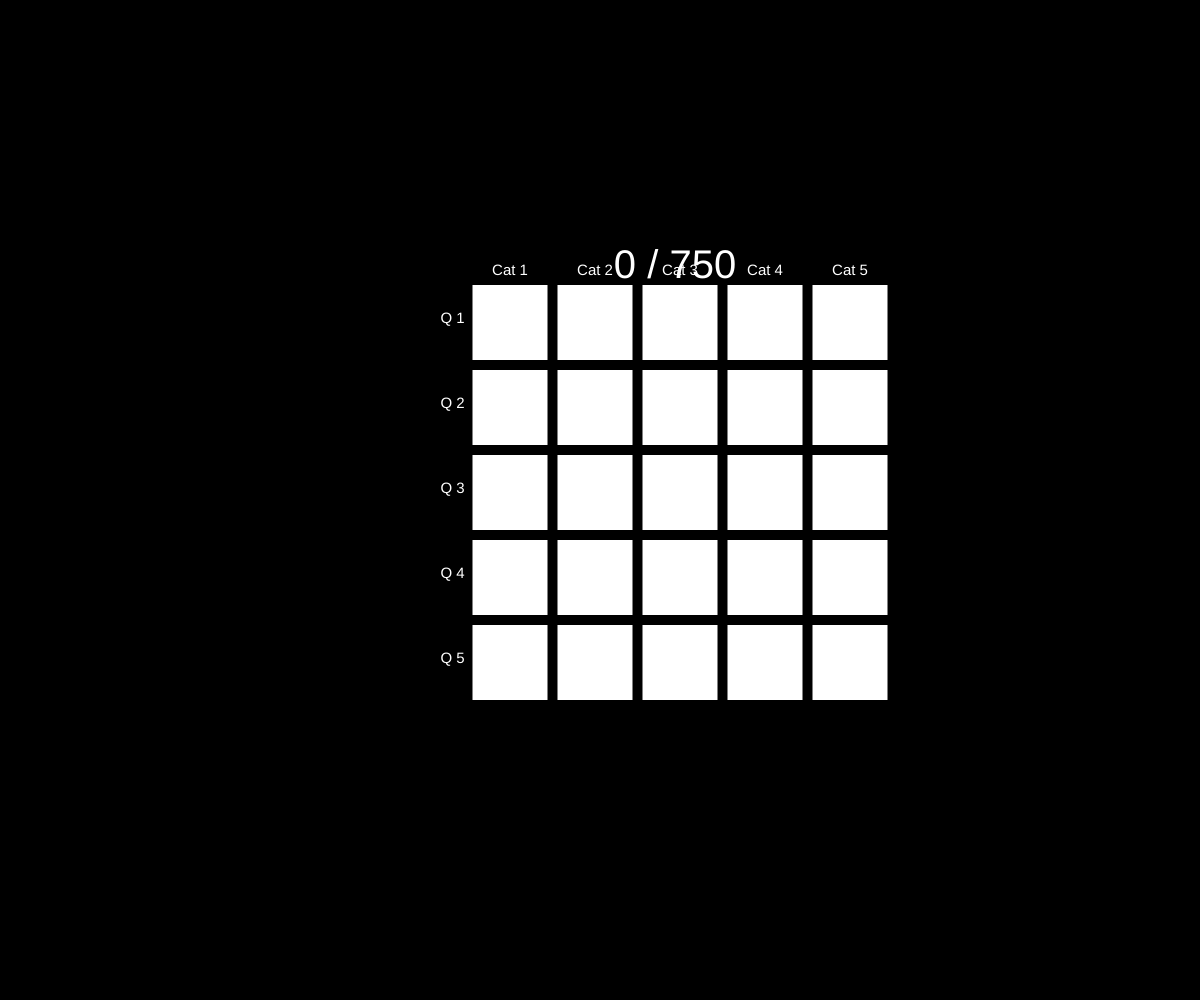
Frame 1 (no input)
Frame 60 (no input): identical to frame 1, image omitted
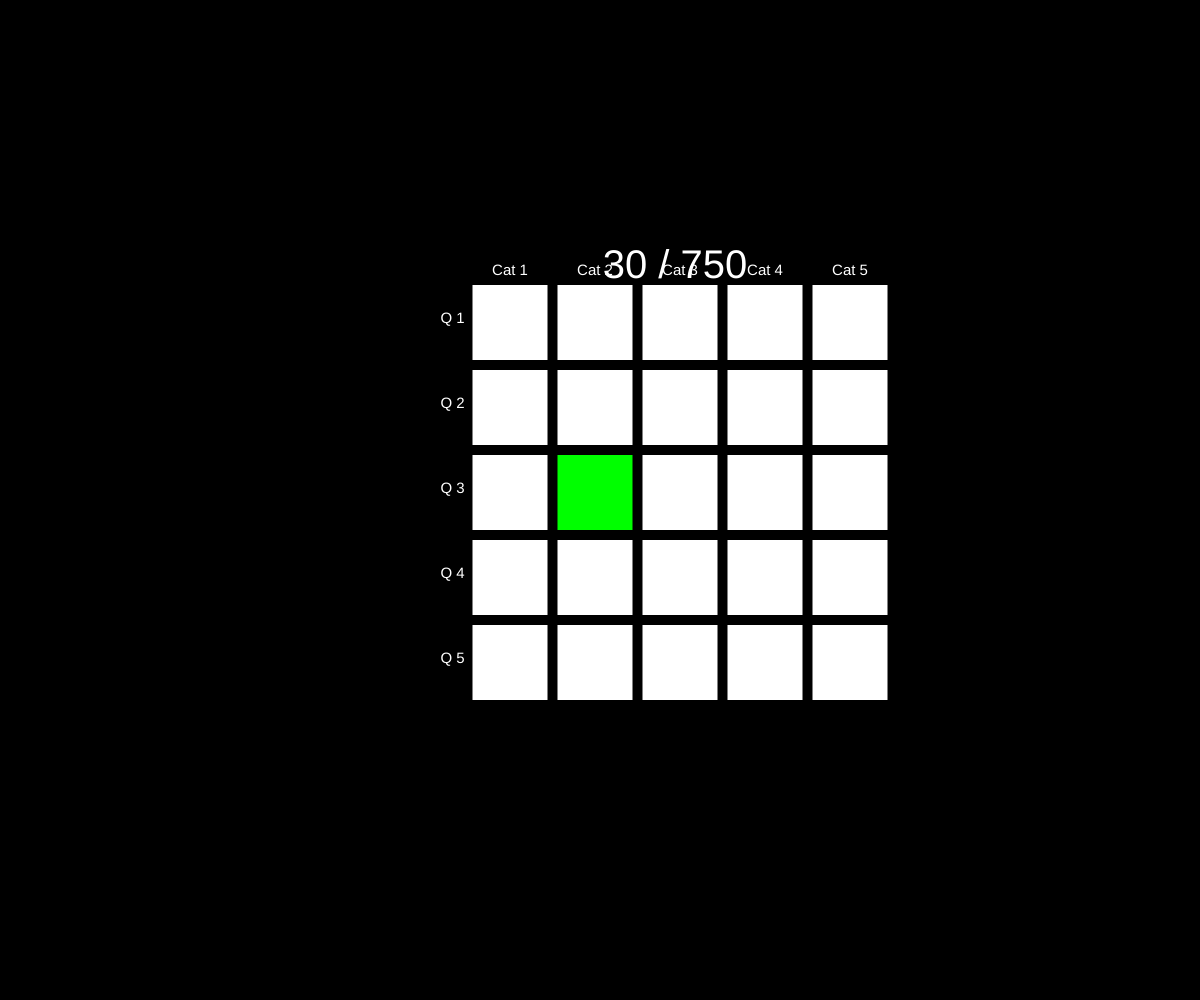
Frame 120 (the mouse pressed at the canvas centre since frame 60)

The p5.js sketch that drew these frames (run headless with seeded random() and noise() and a simulated clock; from frame 60 on, the mouse is pressed at the canvas centre):

// p5.js sketch
// ── sketch.js
// noprotect
function setup() {
  createCanvas(windowWidth, windowHeight)
  textAlign(CENTER)
  rectWidth = width/16
  rectHeight = width/16
  margin = 10
  catNum = 5
  correct = {}
  for (i=0;i<25;i++) {
	correct[i] = 0
  }
  pressed = 0
}

function draw() {
  textSize(15)
  textAlign(CORNER)
  background(0)
  fill(255)
  noStroke()
  boxWidth = (rectWidth*catNum + catNum*margin)
  boxHeight = (rectHeight*5 + 5*margin)
  i0 = -1
  score = 0
  for (i1=1;i1<=5;i1++) {
    for (i=1;i<=catNum;i++) {
      i0++
      x = width/2 - boxWidth/2 + i*rectWidth + i*margin
      y = 200 + (i1*margin + i1*rectHeight)
      if (pressed == 1) {
        if (mouseX > x && mouseY > y && mouseX < x + rectWidth && mouseY < rectHeight + y) {
          correct[i0]++
        }
      }
      if (i1 == 1) {
        text("Cat " + i, x + rectWidth/2, y - 10)
      }
      if (correct[i0]%3 == 0) {
        fill(255)
      } else if (correct[i0]%3 == 1) {
        fill(0, 255, 0)
		score+=10*i1
      } else if (correct[i0]%3 == 2) {
        fill(255,0,0)
		score-=10*i1
      }
      rect(x,y , rectWidth, rectHeight)
	  fill(255)
      
    }
    text("Q " + i1, width/2 - boxWidth/2 + rectWidth - margin, y + rectHeight/2)
  }

  textAlign(CENTER)
  textSize(40)
  text(score + " / " + 750, width/2 + rectWidth, height/2 - boxHeight/2 - 10)
  if (mouseIsPressed) {
    pressed++;
  }
  
}

function mouseReleased() {
  pressed = 0;
  
}
